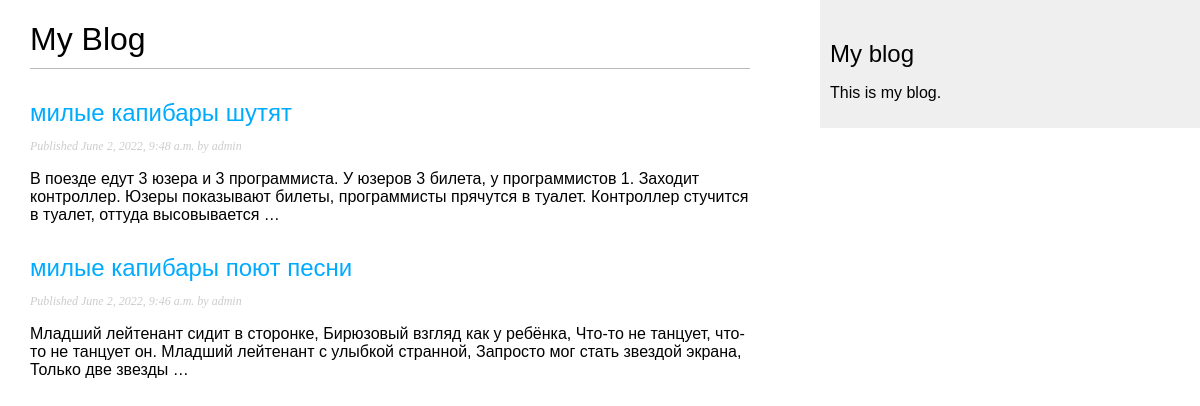
/blog/, run on an earlier commit of the app's database.
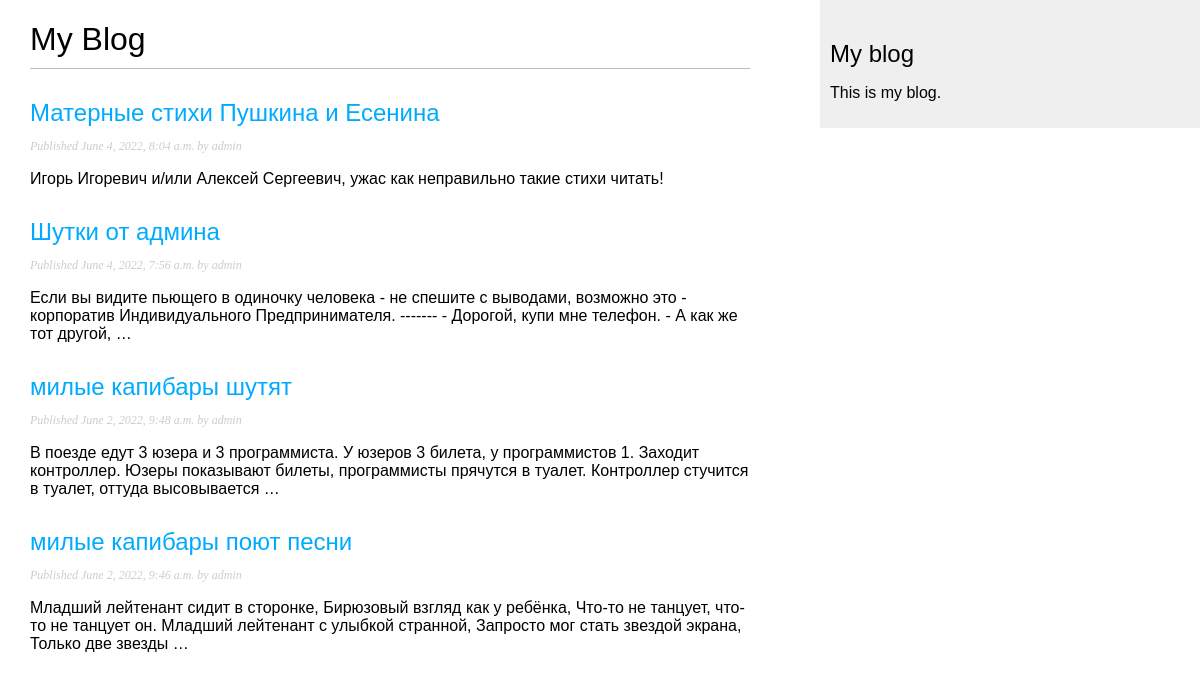
And on a later commit of the database.
### blog/models.py (models this page shows, shortened)
class Post(models.Model):
    class Status(models.TextChoices):
        DRAFT = 'DF', 'Draft'
        PUBLISHED = 'PB', 'Published'
    title = models.CharField(max_length=250)
    slug = models.SlugField(max_length=250)
    author = models.ForeignKey(User,
                               on_delete=models.CASCADE,
                               related_name='blog_posts')
    body = models.TextField()
    publish = models.DateTimeField(default=timezone.now)
    created = models.DateTimeField(auto_now_add=True)
    updated = models.DateTimeField(auto_now=True)
    status = models.CharField(max_length=2,
                              choices=Status.choices,
                              default=Status.DRAFT)
    objects = models.Manager()  # The default manager.
    published = PublishedManager()  # Our custom manager.
    class Meta:
        ordering = ['-publish']
        indexes = [
            models.Index(fields=['-publish']),
        ]

### blog/views.py (the view)
# urls.py: path('', views.post_list, name='post_list'),
def post_list(request):
    posts = Post.published.all()
    return render(request,
                  'blog/post/list.html',
                  {'posts': posts})

### blog/models.py (called while the page is built)
    def get_queryset(self):
        return super().get_queryset()\
                      .filter(status=Post.Status.PUBLISHED)

### blog/templates/blog/post/list.html (shortened to what this page needs)
{% extends "blog/base.html" %}
{% block content %}
  <h1>My Blog</h1>
  {% for post in posts %}
    <h2>
      <a href="{% url 'blog:post_detail' post.id %}">
        {{ post.title }}
      </a>
    </h2>
    <p class="date">
      Published {{ post.publish }} by {{ post.author }}
    </p>
    {{ post.body|truncatewords:30|linebreaks }}
  {% endfor %}
{% endblock %}

### blog/templates/blog/base.html (shortened to what this page needs)
{% load static %}
<!DOCTYPE html>
<html>
<head>
  <link href="{% static "css/blog.css" %}" rel="stylesheet">
</head>
<body>
  <div id="content">
    {% block content %}
    {% endblock %}
  </div>
  <div id="sidebar">
    <h2>My blog</h2>
    <p>This is my blog.</p>
  </div>
</body>
</html>

### blog/static/css/blog.css (style rules this page uses)
body { margin:0; padding:0; font-family:helvetica, sans-serif; }
a { color:#00abff; text-decoration:none; }
h1 { font-weight:normal; border-bottom:1px solid #bbb; padding:0 0 10px 0; }
h2 { font-weight:normal; margin:30px 0 0; }
#content { float:left; width:60%; padding:0 0 0 30px; }
#sidebar { float:right; width:30%; padding:10px; background:#efefef; height:100%; }
p.date { color:#ccc; font-family: georgia, serif; font-size: 12px; font-style: italic; }

What changed in the data, as far as the page shows it:
added Post: title "Матерные стихи Пушкина и Есенина", publish "June 4, 2022, 8:04 a.m.", author "admin", body "Игорь Игоревич и/или Алексей Сергеевич, ужас как неправильно такие стихи читать!"
added Post: title "Шутки от админа", publish "June 4, 2022, 7:56 a.m.", author "admin", body "Если вы видите пьющего в одиночку человека - не спешите с выводами, возможно это - корпоратив Индивидуального Предпринимателя. ------- - Дорогой, купи мне телефон. - А как же тот другой, …"
